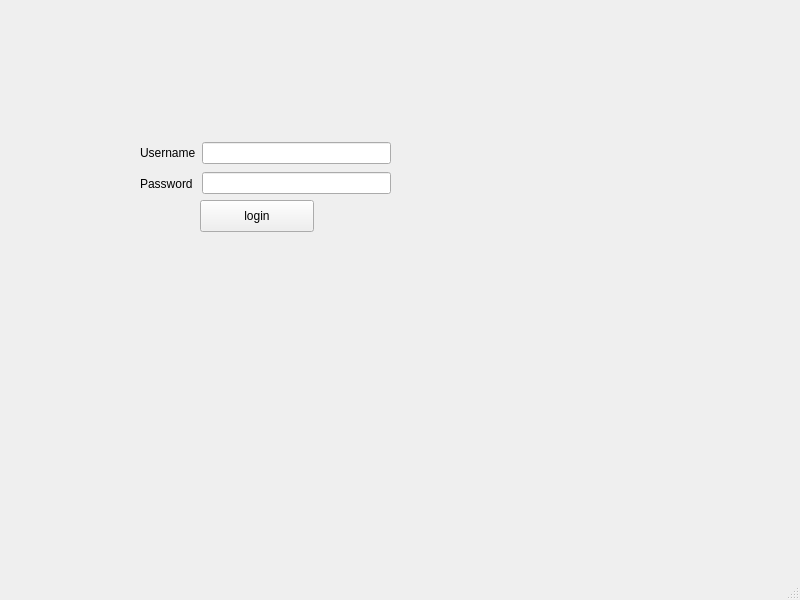
<?xml version="1.0" encoding="UTF-8"?>
<ui version="4.0">
 <class>Admin</class>
 <widget class="QMainWindow" name="Admin">
  <property name="geometry">
   <rect>
    <x>0</x>
    <y>0</y>
    <width>800</width>
    <height>600</height>
   </rect>
  </property>
  <property name="windowTitle">
   <string>MainWindow</string>
  </property>
  <widget class="QWidget" name="centralwidget">
   <widget class="QStackedWidget" name="stackedWidget">
    <property name="geometry">
     <rect>
      <x>50</x>
      <y>50</y>
      <width>731</width>
      <height>451</height>
     </rect>
    </property>
    <property name="currentIndex">
     <number>0</number>
    </property>
    <widget class="QWidget" name="loginPage">
     <widget class="QPushButton" name="loginButton">
      <property name="geometry">
       <rect>
        <x>150</x>
        <y>150</y>
        <width>114</width>
        <height>32</height>
       </rect>
      </property>
      <property name="text">
       <string>login</string>
      </property>
     </widget>
     <widget class="QWidget" name="layoutWidget">
      <property name="geometry">
       <rect>
        <x>90</x>
        <y>90</y>
        <width>251</width>
        <height>56</height>
       </rect>
      </property>
      <layout class="QHBoxLayout" name="horizontalLayout">
       <item>
        <layout class="QVBoxLayout" name="verticalLayout">
         <item>
          <widget class="QLabel" name="label">
           <property name="text">
            <string>Username</string>
           </property>
          </widget>
         </item>
         <item>
          <widget class="QLabel" name="label_2">
           <property name="text">
            <string>Password</string>
           </property>
          </widget>
         </item>
        </layout>
       </item>
       <item>
        <layout class="QVBoxLayout" name="verticalLayout_2">
         <item>
          <widget class="QLineEdit" name="lineEdit"/>
         </item>
         <item>
          <widget class="QLineEdit" name="lineEdit_2"/>
         </item>
        </layout>
       </item>
      </layout>
     </widget>
    </widget>
    <widget class="QWidget" name="page_2">
     <widget class="QLabel" name="label_6">
      <property name="geometry">
       <rect>
        <x>110</x>
        <y>80</y>
        <width>121</width>
        <height>31</height>
       </rect>
      </property>
      <property name="text">
       <string>Purchases Made</string>
      </property>
     </widget>
     <widget class="QTableView" name="tableView">
      <property name="geometry">
       <rect>
        <x>70</x>
        <y>120</y>
        <width>621</width>
        <height>192</height>
       </rect>
      </property>
      <property name="inputMethodHints">
       <set>Qt::ImhNone</set>
      </property>
      <property name="autoScroll">
       <bool>true</bool>
      </property>
      <property name="editTriggers">
       <set>QAbstractItemView::NoEditTriggers</set>
      </property>
      <property name="tabKeyNavigation">
       <bool>false</bool>
      </property>
      <property name="dragDropOverwriteMode">
       <bool>false</bool>
      </property>
      <property name="alternatingRowColors">
       <bool>true</bool>
      </property>
      <property name="cornerButtonEnabled">
       <bool>true</bool>
      </property>
     </widget>
     <widget class="QWidget" name="layoutWidget_2">
      <property name="geometry">
       <rect>
        <x>110</x>
        <y>40</y>
        <width>271</width>
        <height>32</height>
       </rect>
      </property>
      <layout class="QHBoxLayout" name="horizontalLayout_3">
       <item>
        <widget class="QLabel" name="label_5">
         <property name="text">
          <string>European City </string>
         </property>
        </widget>
       </item>
       <item>
        <widget class="QComboBox" name="comboBox"/>
       </item>
      </layout>
     </widget>
     <widget class="QStackedWidget" name="newItemStackedWidget">
      <property name="geometry">
       <rect>
        <x>200</x>
        <y>320</y>
        <width>281</width>
        <height>101</height>
       </rect>
      </property>
      <property name="currentIndex">
       <number>1</number>
      </property>
      <widget class="QWidget" name="page_3"/>
      <widget class="QWidget" name="newItemPage">
       <widget class="QPushButton" name="addItemButton">
        <property name="geometry">
         <rect>
          <x>30</x>
          <y>30</y>
          <width>114</width>
          <height>32</height>
         </rect>
        </property>
        <property name="text">
         <string>Add Item</string>
        </property>
       </widget>
       <widget class="QPushButton" name="pushButton_3">
        <property name="geometry">
         <rect>
          <x>150</x>
          <y>30</y>
          <width>114</width>
          <height>32</height>
         </rect>
        </property>
        <property name="text">
         <string>Delete</string>
        </property>
       </widget>
      </widget>
     </widget>
     <widget class="QPushButton" name="logOutButton">
      <property name="geometry">
       <rect>
        <x>410</x>
        <y>10</y>
        <width>114</width>
        <height>32</height>
       </rect>
      </property>
      <property name="text">
       <string>Log Out </string>
      </property>
     </widget>
    </widget>
   </widget>
  </widget>
  <widget class="QMenuBar" name="menubar">
   <property name="geometry">
    <rect>
     <x>0</x>
     <y>0</y>
     <width>800</width>
     <height>22</height>
    </rect>
   </property>
  </widget>
  <widget class="QStatusBar" name="statusbar"/>
 </widget>
 <resources/>
 <connections/>
</ui>
